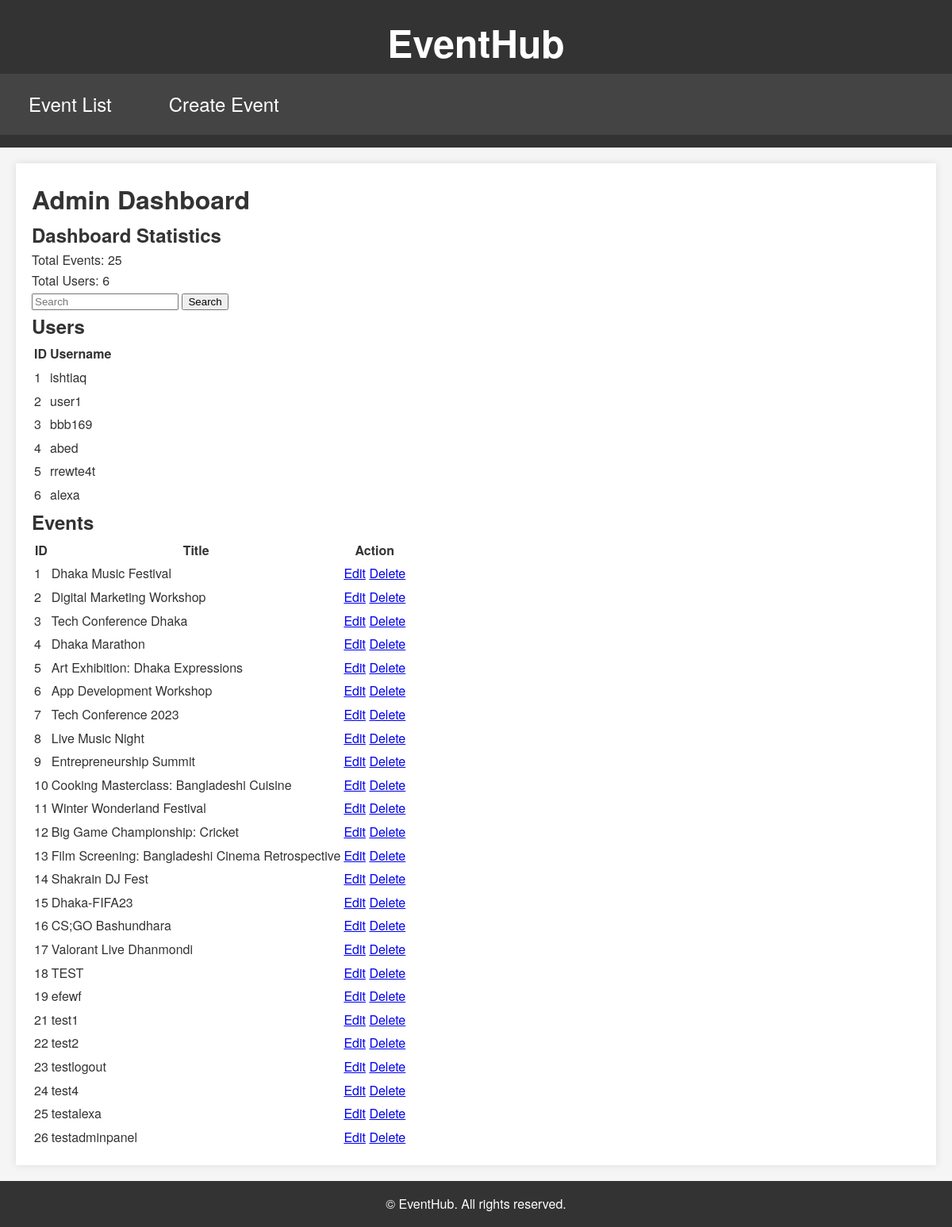
Page /admin_dashboard/ (signed in) on the earlier database version.
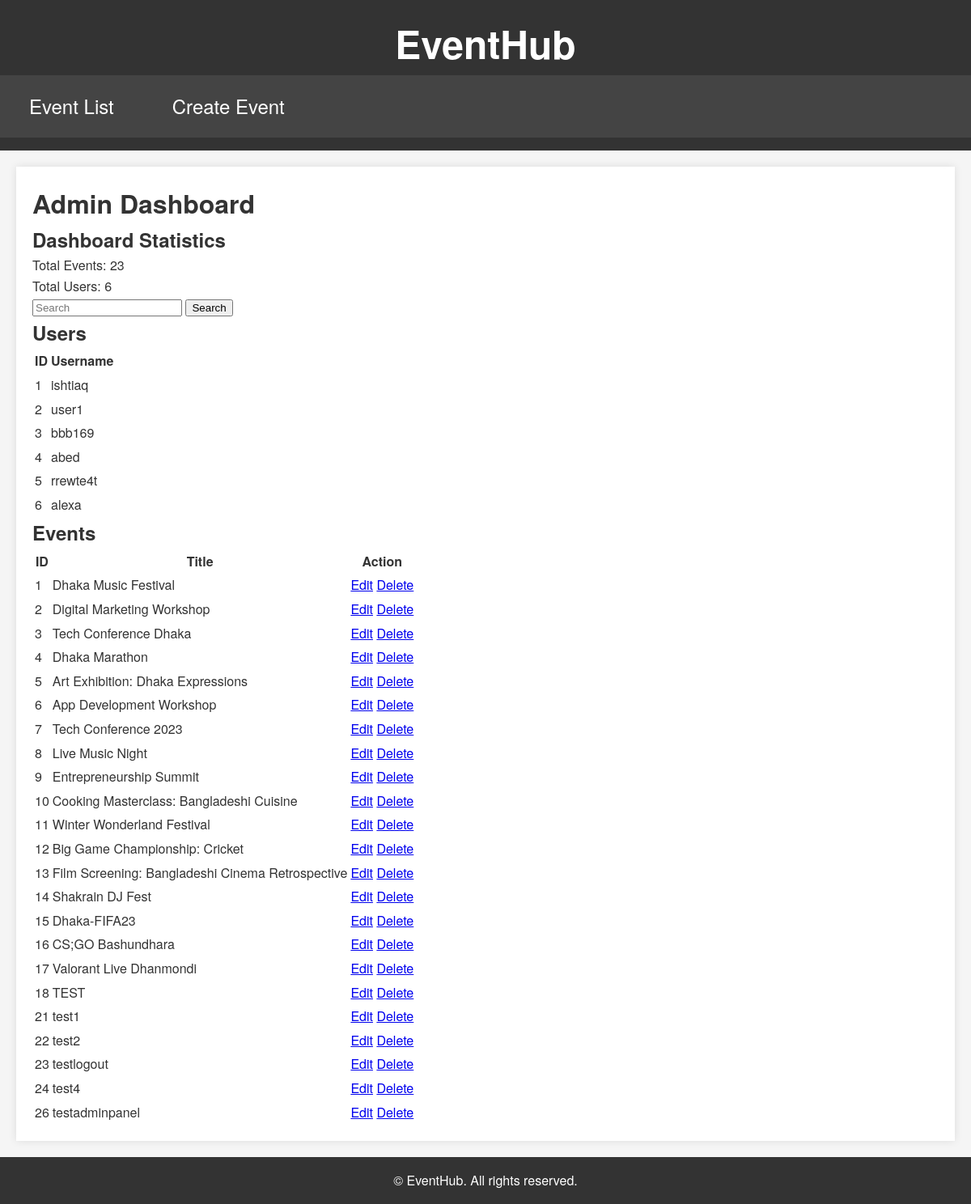
Same page on the later database version.
### EventHubApp/models.py (models this page shows, shortened)
class Event(models.Model):
    title = models.CharField(max_length=200)
    description = models.TextField()
    category = models.ForeignKey(Category, on_delete=models.CASCADE)
    location = models.ForeignKey(Location, on_delete=models.CASCADE)
    date = models.DateTimeField()
    organizer = models.CharField(max_length=100)
    user = models.ForeignKey(User, default=1, on_delete=models.CASCADE)

### EventHubApp/views.py (the view)
# urls.py: path('admin_dashboard/', views.custom_admin, name='admin_dashboard'),
def custom_admin(request):
    if request.user.is_staff:
        search_query = request.GET.get('search', '')
        event_filter = request.GET.get('filter', '')
        users = User.objects.all()
        events = Event.objects.all()
        if search_query:
            users = users.filter(username__icontains=search_query)
            events = events.filter(title__icontains=search_query)
        if event_filter:
            events = events.filter(category__name=event_filter)
        total_events = events.count()
        total_users = users.count()
        context = {
            'users': users,
            'events': events,
            'total_events': total_events,
            'total_users': total_users,
            'search_query': search_query,
            'event_filter': event_filter,
        }
        return render(request, 'admin_dashboard.html', context)
    else:
        return HttpResponse("Unauthorized")

### templates/admin_dashboard.html
{% extends "base.html" %}
{% block content %}
  <h1>Admin Dashboard</h1>
  <h2>Dashboard Statistics</h2>
  <p>Total Events: {{ events.count }}</p>
  <p>Total Users: {{ users.count }}</p>
  <form method="get" action="{% url 'admin_dashboard' %}">
  <input type="text" name="search" placeholder="Search" value="{{ search_query }}">
  <input type="submit" value="Search">
  </form>
  <h2>Users</h2>
  <table>
    <thead>
      <tr>
        <th>ID</th>
        <th>Username</th>
      </tr>
    </thead>
    <tbody>
      {% for user in users %}
      <tr>
        <td>{{ user.id }}</td>
        <td>{{ user.username }}</td>
      </tr>
      {% endfor %}
    </tbody>
  </table>
  <h2>Events</h2>
  <table>
    <thead>
      <tr>
        <th>ID</th>
        <th>Title</th>
        <th>Action</th>
      </tr>
    </thead>
    <tbody>
      {% for event in events %}
      <tr>
        <td>{{ event.id }}</td>
        <td>{{ event.title }}</td>
        <td>
          <a href="{% url 'edit_event' event.id %}">Edit</a>
          <a href="{% url 'delete_event' event.id %}">Delete</a>
        </td>
      </tr>
      {% endfor %}
    </tbody>
  </table>
{% endblock %}

### templates/base.html (shortened to what this page needs)
<!DOCTYPE html>
<html lang="en">
<head>
    {% load static %}
    <link rel="stylesheet" href="{% static 'css/base.css' %}">
</head>
<body>
    <header>
        <h1>EventHub</h1>
        <nav>
            <ul>
                <li><a href="{% url 'event_list' %}">Event List</a></li>
                <li><a href="{% url 'create_event' %}">Create Event</a></li>
            </ul>
        </nav>
    </header>
    <main>
        {% block content %}
        {% endblock %}
    </main>
    <footer>
        <p>&copy; {{ year }} EventHub. All rights reserved.</p>
    </footer>
</body>
</html>

### static/css/base.css (style rules this page uses)
body, h1, h2, h3, p, ul { margin: 0; padding: 0; }
body { font-family: 'Helvetica Neue', sans-serif; background-color: #f5f5f5; line-height: 1.6; color: #333; }
header { background-color: #333; color: #fff; padding: 1rem 0; text-align: center; font-size: 1.5em; }
nav ul { list-style: none; overflow: hidden; background-color: #444; }
nav ul li { float: left; }
nav ul li a { display: block; padding: 0.8em 1.5em; color: #fff; text-decoration: none; }
main { padding: 20px; margin: 20px; background-color: #fff; box-shadow: 0 0 10px rgba(0,0,0,0.1); }
footer { text-align: center; padding: 1em; background-color: #333; color: #fff; }

Differences in the rows shown:
removed Event: id "19", title "efewf"
removed Event: id "25", title "testalexa"
Other differences:
{{ events.count }}: "25" → "23"
